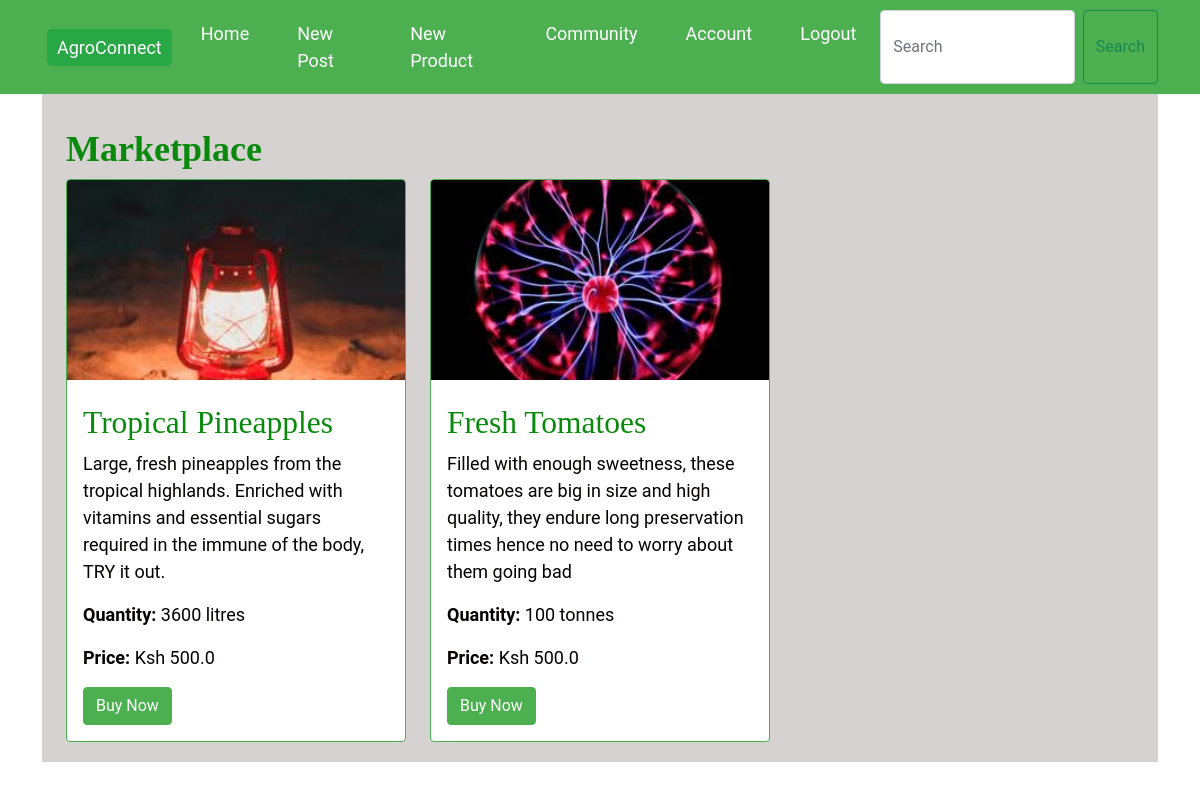
/market (signed in), run on an earlier commit of the app's database.
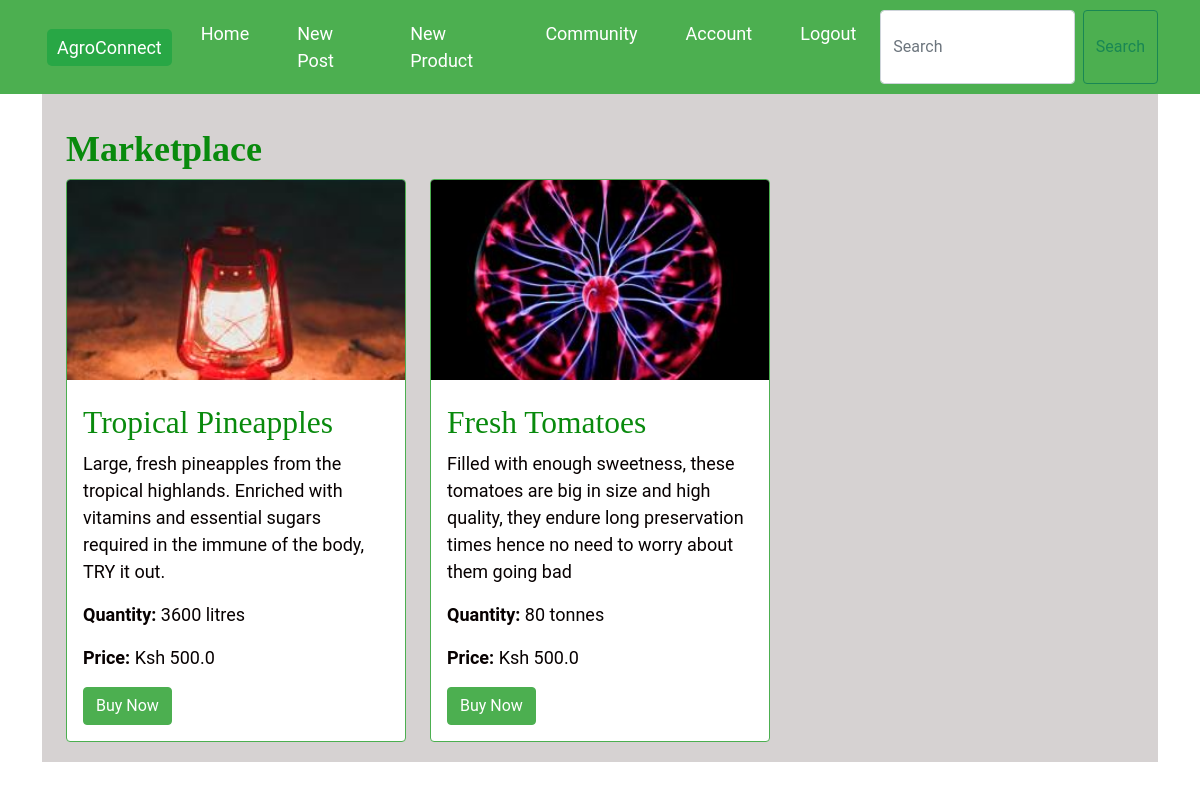
And on a later commit of the database.
### farmblog/models.py (models this page shows, shortened)
class Products(db.Model):
    id = db.Column(db.Integer, primary_key=True)
    name = db.Column(db.String(50), nullable=False)
    quantity = db.Column(db.String, nullable=False)
    new_quantity = db.Column(db.String, nullable=True)
    description = db.Column(db.Text, nullable=False)
    price = db.Column(db.Float, nullable=False)
    new_price = db.Column(db.Float, nullable=True)
    f_image = db.Column(db.String(200), nullable=True)
    date_posted = db.Column(db.DateTime, default=datetime.utcnow)
    user_id = db.Column(db.Integer, db.ForeignKey('user.id'), nullable=False)

### farmblog/routes.py (the view)
@app.route("/market")
@login_required
def market():
    products = Products.query.all()  # Fetching all products
    return render_template('marketplace.html', title='Market', products=products)

### farmblog/models.py (called while the page is built)
@login_manager.user_loader
def Load_user(user_id):
    return User.query.get(int(user_id))

### farmblog/templates/marketplace.html (shortened to what this page needs)
{% extends "layout.html" %}
{% block content %}
<div class="container mt-5 pt-5">
    <h1>Marketplace</h1>
    {% if products %}
        <form method="POST" enctype="multipart/form-data">
            <div class="row">
                {% for product in products %}
                    <div class="col-md-4">
                        <div class="card product-card">
                            <h4><img class="card-img-top" src="{{ url_for('static', filename='uploads/' + product.f_image) }}" alt="{{ product.name }}"></h4>
                            <div class="card-body">
                                <h4 class="card-title">{{ product.name }}</h4>
                                <p class="card-text">{{ product.description }}</p>
                                <p class="card-text"><strong>Quantity:</strong> {{ product.quantity }}</p>
                                <p class="card-text"><strong>Price:</strong> Ksh {{ product.price }}</p>
                                <a href="{{ url_for('product_details', product_id=product.id) }}" class="btn btn-primary">Buy Now</a>
                            </div>
                        </div>
                    </div>
                {% endfor %}
            </div>
        </form>
    {% else %}
        <p>No products available at the moment.</p>
    {% endif %}
</div>
{% endblock %}

### farmblog/templates/layout.html (shortened to what this page needs)
<!DOCTYPE html>
<html lang="en">
<head>
    <link rel="stylesheet" href="https://cdn.jsdelivr.net/npm/bootstrap@5.1.3/dist/css/bootstrap.min.css">
    <link rel="stylesheet" href="{{ url_for('static', filename='main.css') }}">
</head>
<body style="background-image: url('{{ url_for('static', filename='images/cover2.jpg') }}'); background-size: cover; background-position: center;">
    <header class="site-header">
        <nav class="navbar navbar-expand-lg navbar-dark bg-steel fixed-top">
            <div class="container">
                <a href="{{ url_for('agroconnect') }}" class="button">AgroConnect</a>
                <div class="collapse navbar-collapse justify-content-center" id="navbarNav">
                    <div class="navbar-nav">
                        {% if current_user.is_authenticated %}
                            <a class="link-light px-4 text-decoration-none" href="{{ url_for('home') }}">Home</a>
                            {% if current_user.role == 'farmer' %}
                                <a class="link-light px-4 text-decoration-none" href="{{ url_for('add_post') }}">New Post</a>
                                <a class="link-light px-4 text-decoration-none" href="{{ url_for('add_product') }}">New Product</a>
                            {% elif current_user.role == 'buyer' %}
                                <a class="link-light px-4 text-decoration-none" href="{{ url_for('market') }}">Browse Products</a>
                            {% endif %}
                                <a href="{{ url_for('community') }}" class="link-light px-4 text-decoration-none">Community</a>
                                <a class="link-light px-4 text-decoration-none" href="{{ url_for('account') }}">Account</a>
                                <a class="link-light px-4 text-decoration-none" href="{{ url_for('logout') }}">Logout</a>
                        {% else %}
                            <a class="link-light px-4 text-decoration-none" href="{{ url_for('login') }}">Login</a>
                        {% endif %}
                        <form action="{{ url_for('search') }}" method="GET" class="d-flex" role="search">
                            <input class="form-control me-2" name="query" type="search" placeholder="Search" aria-label="Search">
                            <button class="btn btn-outline-success" type="submit">Search</button>
                        </form>
                    </div>
                </div>
            </div>
        </nav>
    </header>
    <main role="main" class="container" style="margin-top: 80px;">
            <div class="flash-messages-container">
            </div>
        <div class="container content-overlay">
            {% block content %} {% endblock %}
        </div>
    </main>
</body>
</html>

### farmblog/static/main.css (style rules this page uses)
.content-overlay { position: relative; z-index: 1; animation: scaleUp 0.5s ease-in-out forwards; }
.content-overlay::before { content: ""; position: absolute; top: 0; left: 0; right: 0; bottom: 0; background-color: rgba(199, 194, 194, 0.729); z-index: -1; animation: scaleUp 0.5s ease-in-out forwards; }
.navbar { background-color: #4CAF50; color: #FFF; padding: 10px 0; animation: fadeIn 1s ease-in-out forwards; }
.navbar-nav a { position : relative; padding: 10px 20px; text-decoration: none; color: white; transition: color 0.3s ease; z-index: 1; }
.navbar-nav a::before { content: ''; position: absolute; top: 0; width: 0; height: 100%; bottom: 0; left: 0; background-color: rgb(15, 111, 37); z-index: -1; transition: width 0.3s ease; border-radius: 10px; }
.button { display: inline-block; padding: 5px 10px; margin: 5px; background-color: #28a745; color: white; text-decoration: none; border-radius: 5px; border: none; transition: background-color 0.3s; }
.product-card { border: 1px solid #4CAF50; margin-bottom: 20px; }
.product-card .btn-primary { background-color: #4CAF50; border-color: #4CAF50; }
h1, h2, h3, h4, h5, h6 { font-family: 'Roboto Slab', serif; color: #098a0d; }
h1 { font-size: 2.0em; font-weight: 700; }
h4 { font-size: 1.75em; font-weight: 300; }
.flash-messages-container { position: fixed; top: 50; left: 0; width: 100%; z-index: 9999; pointer-events: none; padding: 10px; }
.site-header { margin-bottom: 60px; }
.product-card img { width: 100%; height: 200px; object-fit: cover; }

What changed in the data, as far as the page shows it:
changed Products "Fresh Tomatoes": quantity "100 tonnes" → "80 tonnes"
